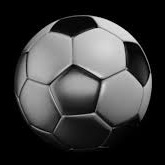
#> input picture Computer Vision/Images/soccerball.jpg, 165 x 165 px, found by its file name
$ python 'Image Scaling.py'
#> lines starting #> are read from the running program, lines starting #| are printed output that depends on the picture
import cv2
import numpy as np

#Reading image from the images folder
img = cv2.imread(".\Images\soccerball.jpg")
#> img is the input picture: shape (165, 165, 3); min 0, max 240, mean 59.1

#Resizing the image using different interpolations

#Configuring settings for the resizing of image
fx = 2 #Resizing along the x-axis
fy = 2 #Resizing along the y-axis
dsize = None

#Expanding an image (Cubic is slower but gives faster result)
cubic_expand = cv2.resize(img, dsize=dsize, fx=fx, fy=fy, interpolation=cv2.INTER_CUBIC)
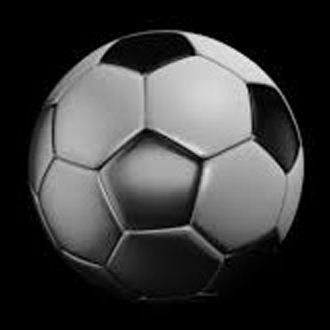
#> cubic_expand: shape (330, 330, 3); min 0, max 245, mean 59.1
linear_expand = cv2.resize(img, dsize=dsize, fx=fx, fy=fy, interpolation=cv2.INTER_LINEAR)

#Shrinking an image
area_shrink = cv2.resize(img, dsize=dsize, fx=1/fx, fy=1/fy, interpolation=cv2.INTER_AREA)
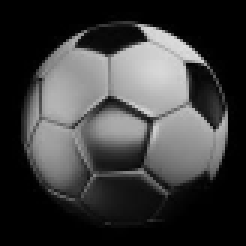
#> area_shrink: shape (82, 82, 3) (shown 3 times larger); min 0, max 222, mean 59.9
linear_shrink = cv2.resize(img, dsize=dsize, fx=1/fx, fy=1/fy, interpolation=cv2.INTER_LINEAR)

#Displaying the images
cv2.imshow('ORIGINAL Image', img)
cv2.imshow('CUBIC EXPAND Image', cubic_expand)
cv2.imshow('LINEAR EXPAND Image', linear_expand)
cv2.imshow('AREA SHRINK Image', area_shrink)
cv2.imshow('LINEAR SHRINK Image', linear_shrink)

cv2.waitKey(0)
cv2.destroyAllWindows()

$ run again, with Computer Vision/Images/A.jpg copied over Computer Vision/Images/soccerball.jpg
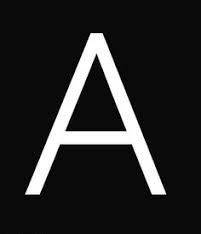
#> input picture Computer Vision/Images/A.jpg, 201 x 234 px, found by its file name
#> img is the input picture: shape (234, 201, 3); min 0, max 255, mean 37.7
#> `area_shrink = cv2.resize(img, dsize=dsize, fx=1/fx, fy=1/fy, interpola..`:
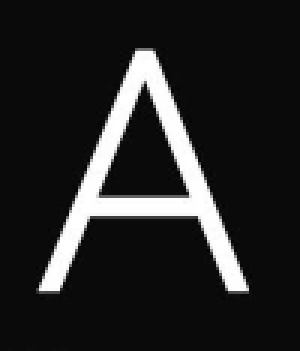
#> area_shrink: shape (117, 100, 3) (shown 3 times larger); min 2, max 255, mean 37.9
